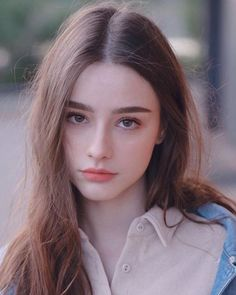
#> input picture openCV/tutorial/girl.jpg, 236 x 295 px, found by its file name
$ python croping_resizing.py
#> lines starting #> are read from the running program, lines starting #| are printed output that depends on the picture
import cv2
import numpy as np
image = cv2.imread("E:\\Coding\\Python\\openCV\\tutorial\\girl.jpg")
#> image is the input picture: shape (295, 236, 3); mean B, G, R 119.9, 111.5, 128.7
print(image.shape)
#| (295, 236, 3)
#rESIZING THE IMAGE
resized_image =cv2.resize(image,(200,150))
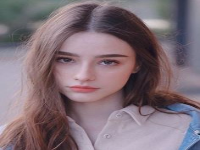
#> resized_image: shape (150, 200, 3); mean B, G, R 119.8, 111.4, 128.6
print(resized_image.shape)
#| (150, 200, 3)

#CROPPING THE IMAGE
cropped_image = image[70:200,100:200] #here we used numpy array to crop
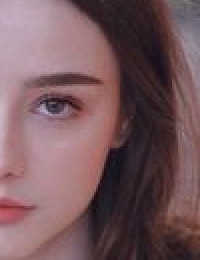
#> cropped_image: shape (130, 100, 3) (shown 2 times larger); mean B, G, R 92.6, 88.1, 117.8
print(cropped_image.shape,"hhhh")
#| (130, 100, 3) hhhh
cv2.imshow("girl image", image)
cv2.imshow("resized", resized_image)
cv2.imshow("cropped", cropped_image)
cv2.waitKey(0)
